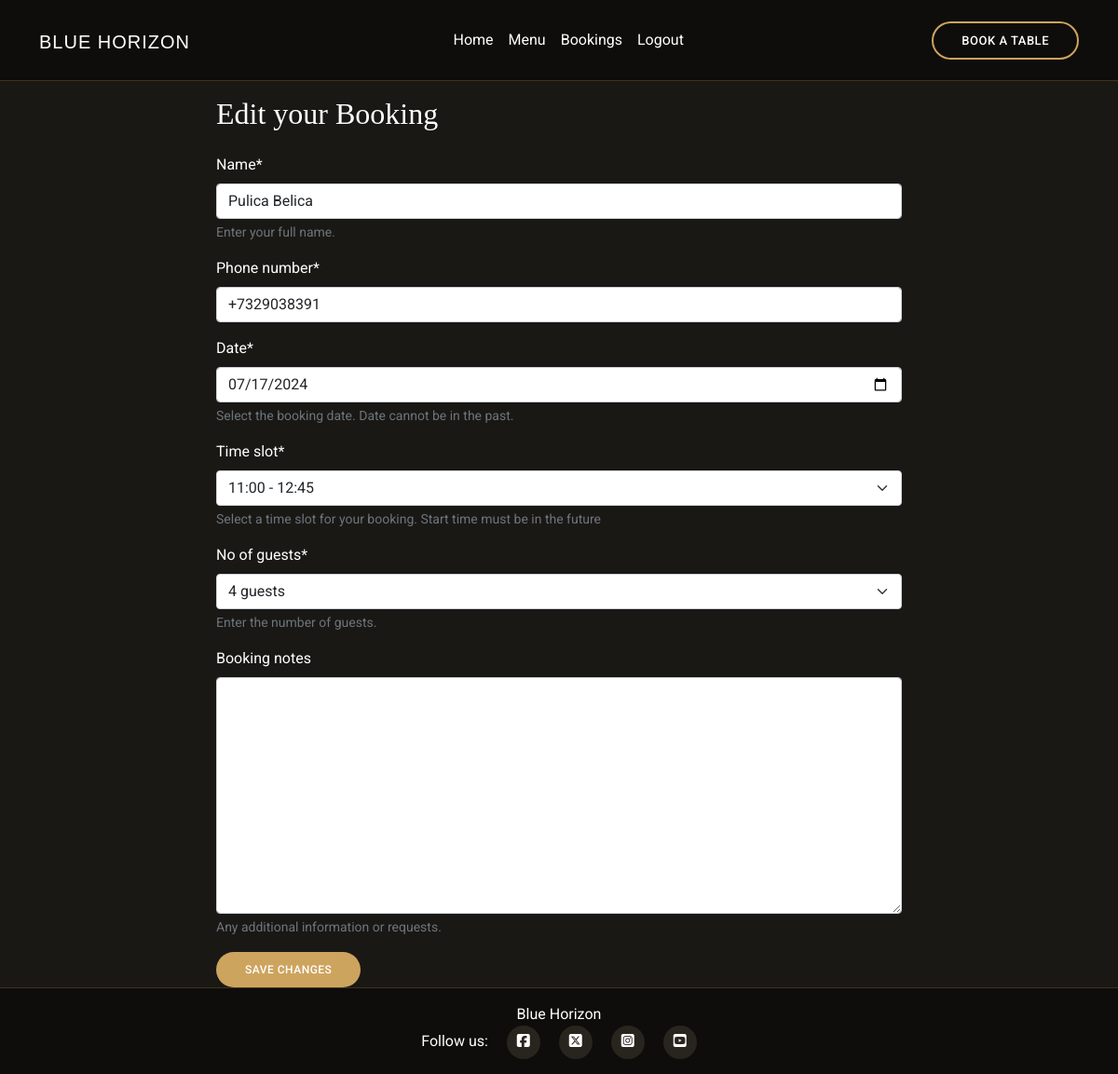
/booking/booking/edit/6/ (signed in), run on the app's committed database.
### booking/models.py (models this page shows, shortened)
class Booking(models.Model):
    name = models.CharField(max_length=30)
    phone_number = models.CharField(validators=[phone_validator], max_length=17)
    user = models.ForeignKey(
        User, on_delete=models.CASCADE)
    no_of_guests = models.IntegerField(choices=GUESTS)
    date = models.DateField()
    time_slot = models.IntegerField(choices=TIME_SLOTS)
    booked_table = models.ForeignKey(Table, on_delete=models.CASCADE, blank=True, null=True)
    booking_notes = models.TextField(blank=True) # Field for customer notes
    class Meta:
        ordering = ["date", "time_slot"]

### booking/views.py (the view, shortened to what this page needs)
# urls.py: path('booking/edit/<int:pk>/', BookingUpdate.as_view(), name='booking-update'),
class BookingUpdate(UserPassesTestMixin, UpdateView):
    model = Booking
    form_class = BookingForm
    template_name = "booking/booking_table.html"
    success_url = "/booking/list"
    def test_func(self):
        if self.request.user.is_staff:
            return True
        else:
            return self.request.user == self.get_object().user

### booking/forms.py (shortened to what this page needs)
class BookingForm(forms.ModelForm):
    phone_number = forms.CharField(validators=[phone_validator], max_length=17)
    class Meta:
        model = Booking
        fields = ('name', 'phone_number', 'date', 'time_slot', 'no_of_guests', 'booking_notes')
        widgets = {
            'date': forms.DateInput(attrs={'type': 'date'}),
        }
        help_texts = {
            'name': 'Enter your full name.',
            'phone_number': 'Enter your phone number in the format: +123456789.',
            'date': 'Select the booking date. Date cannot be in the past.',
            'time_slot': 'Select a time slot for your booking. Start time must be in the future',
            'no_of_guests': 'Enter the number of guests.',
            'booking_notes': 'Any additional information or requests.',
        }

### booking/templates/booking/booking_table.html (shortened to what this page needs)
{% extends "base.html" %}
{% load static %}
{% load crispy_forms_tags %}
{% url 'account_login' as login_url %}
{% block content %}
{% if user.is_authenticated %}
<div class="container">
    <div class="row">
        <div class="col-md-8 mt-3 offset-md-2">
            <h2>{{ form.instance.pk|yesno:"Edit your Booking,Book a Table" }}</h2>
        </div>
    </div>
    <div class="row">
        <div class="col-md-8 mt-3 offset-md-2">
            <form method="post" novalidate>
                {{ form|crispy }}
                <button type="submit" class="btn btn-regular">{{ form.instance.pk|yesno:"Save Changes,Book" }}</button>
            </form>
            {% else %}
            <h2>You need to log in to book a table.</h2>
            <p>Please <a href="{% url 'account_login' %}">log in</a> to access the booking form.</p>
        </div>
    </div>
    {% endif %}
    {% endblock %}

### static/css/style.css (style rules this page uses)
body { font-family: "Roboto", sans-serif; background: #1a1814; color: #fff; }
h1, h2, h3, h4, h5, h6 { font-family: "Playfair Display", serif; }
.btn-regular { font-weight: 500; font-size: 12px; letter-spacing: 0.5px; text-transform: uppercase; padding: 12px 30px; border-radius: 25px; line-height: 1; color: white; background-color: #cda45e; }

### data on the page
Booking: instance.pk "Edit your Booking", name "Pulica Belica", phone_number "+7329038391", date "07/17/2024", time_slot "11:00 - 12:45", no_of_guests "4 guests", instance.pk "SAVE CHANGES"
